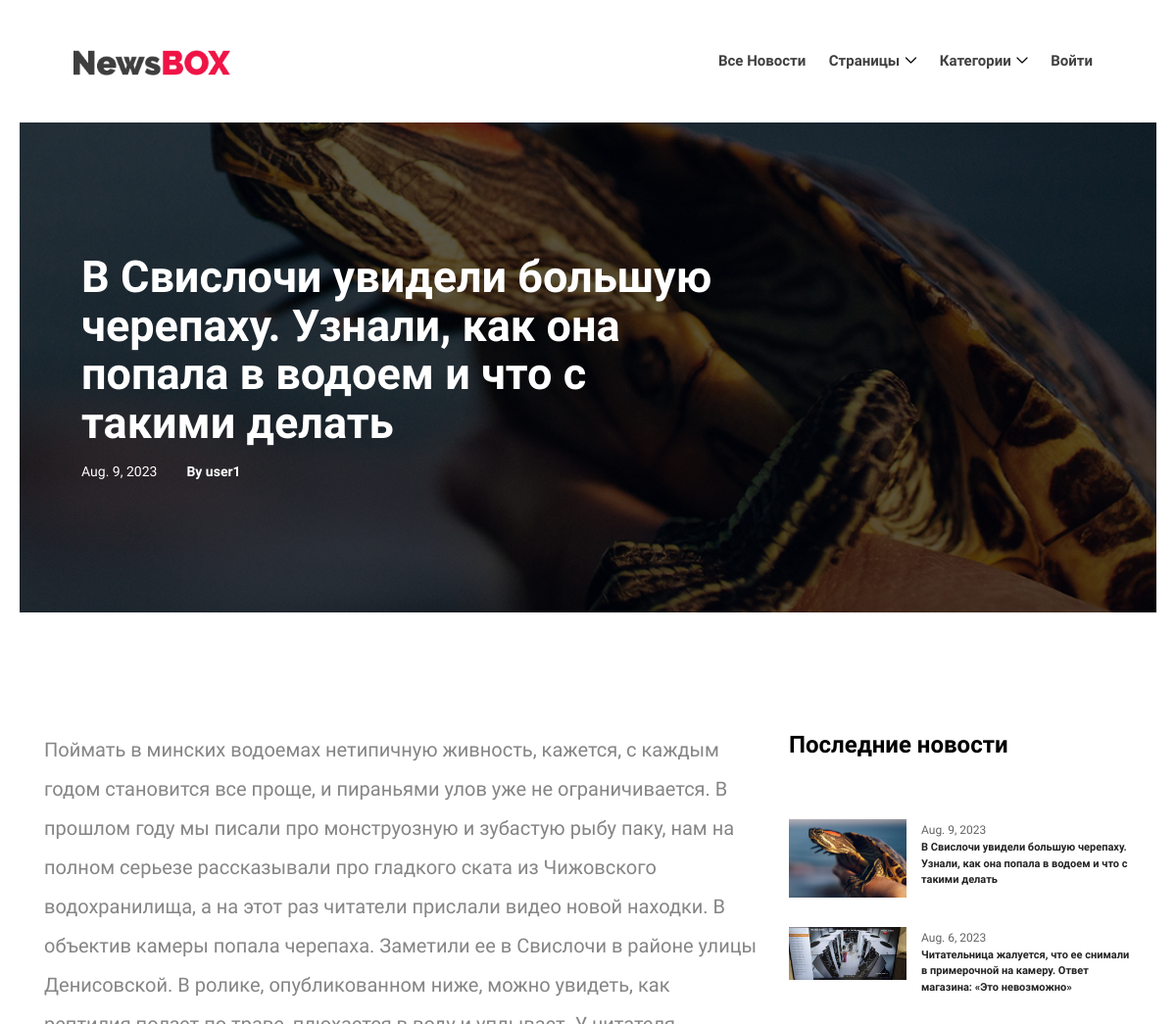
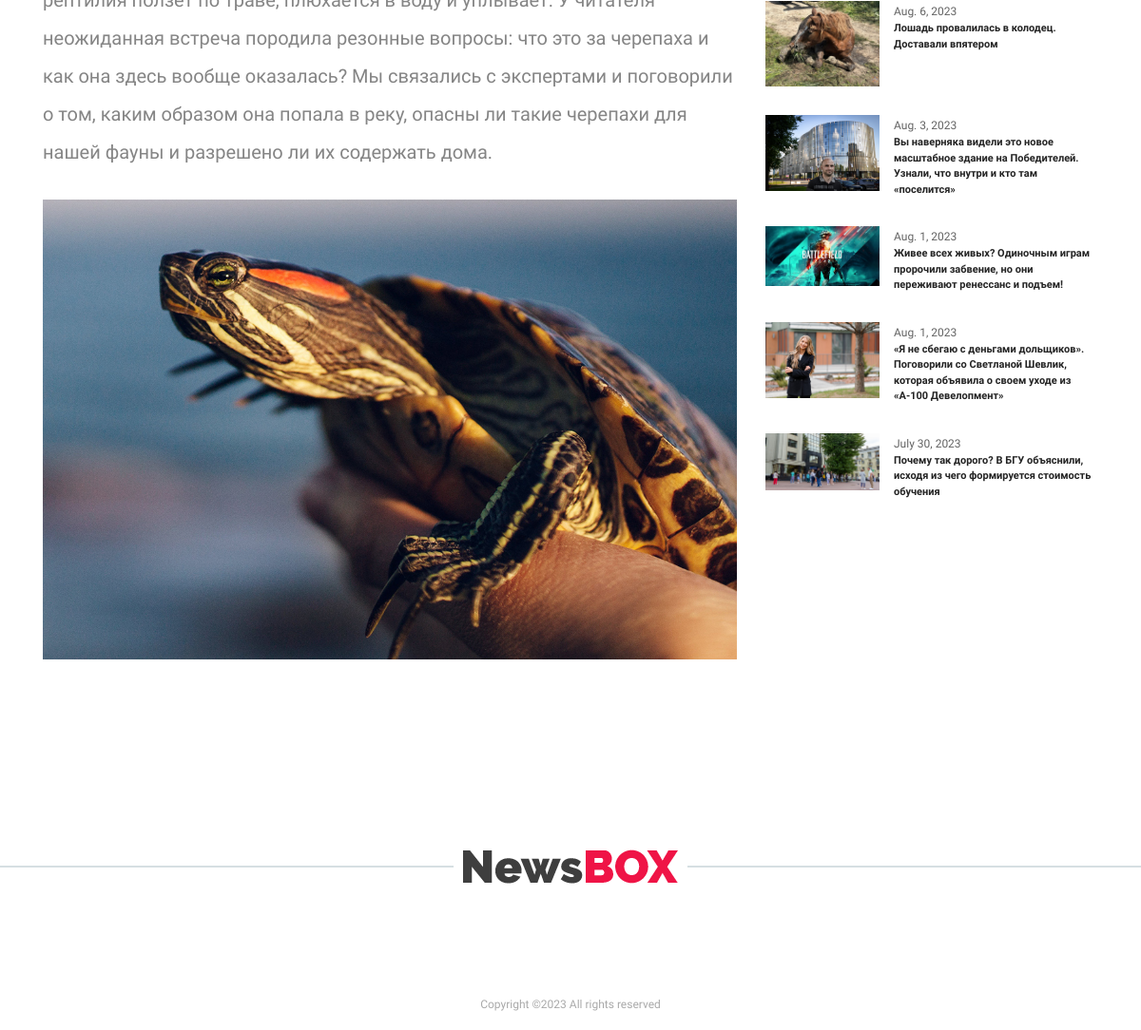
/news/19, run on the app's committed database (2 pictures, top to bottom).
### app/models.py (models this page shows, shortened)
class Post(models.Model):
    author = models.ForeignKey(Author, on_delete=models.CASCADE)
    datetime = models.DateTimeField(auto_now_add=True)
    category = models.ManyToManyField(Category, through='PostCategory', related_name='posts')
    title = models.CharField(max_length=128)
    text = models.TextField()
    rating = models.IntegerField(default=0)
    is_new = models.BooleanField(default=True)
    picture = models.FileField(upload_to='uploads/', blank=True, verbose_name='Загрузить картинку для новости', default='uploads/default.jpg')
    def get_absolute_url(self):
        return reverse('new_detail', args=[str(self.id)])

class Author(models.Model):
    user = models.OneToOneField(User, on_delete=models.CASCADE)
    rating = models.IntegerField(default=0)
    avatar = models.FileField(upload_to='uploads/', blank=True, verbose_name='Загрузить аватарку', default='uploads/ava_default.png')
    def __str__(self):
        return self.user.username

### app/views.py (the view)
# urls.py: path('<int:pk>', PostDetail.as_view(), name='new_detail'),
class PostDetail(DetailView):
    model = Post
    template_name = 'single_new.html'
    context_object_name = 'single_post'
    def get_context_data(self, **kwargs):
        context = super().get_context_data(**kwargs)
        context['new_categories'] = list(PostCategory.objects.filter(post_id_id=context['single_post'].id))
        print(f"context['new_categories'] === {context['new_categories']}")
        context['last_news'] = list(Post.objects.order_by('-datetime')[:7])
        context['new_comments'] = list(Comment.objects.order_by('-datetime').filter(post=context['single_post']))
        self.object = self.get_object()
        context['post_author_user'] = self.object.author.user
        return context

### app/context_processors.py (called while the page is built)
def navigate_context(request):
    test = 'Оставь здесь свой отклик'
    context = {
        'vartest': test,
        'current_user': request.user,
        'categories': Category.objects.all(),
    }
    return context

### templates/single_new.html (shortened to what this page needs)
{% extends 'index.html' %}
{% block content %}
    {% if single_post.picture %}
        <div class="post-details-title-area bg-overlay clearfix" style="background-image: url({{ single_post.picture.url }})">
    {% else %}
        <div class="post-details-title-area bg-overlay clearfix" style="background-image: url(/media/uploads/default.jpg)">
    {% endif %}
        <div class="container-fluid h-100">
            <div class="row h-100 align-items-center">
                <div class="col-12 col-lg-8">
                    <div class="post-content">
                        <p class="post-title" style="font-size: 45px">{{ single_post.title }}</p>
                        <div class="d-flex align-items-center">
                            <span class="post-date mr-30">{{ single_post.datetime.date }}</span>
                            <a href="#"><span class="post-date">By {{ single_post.author }}</span></a>
                        </div>
                    </div>
                </div>
            </div>
        </div>
    </div>
    <section class="post-news-area section-padding-100-0 mb-70">
        <div class="container">
            <div class="row justify-content-center">
                <div class="col-12 col-lg-8">
                    <div class="post-details-content mb-100">
                        <p style="font-size: 20px; text-align: left">{{ single_post.text }}</p>
                        {% if single_post.picture %}
                            <img class="mb-30" src="{{ single_post.picture.url }}" alt="картинка новости">
                        {% else %}
                            <img class="mb-30" src="../media/uploads/default.jpg" alt="картинка новости">
                        {% endif %}
                    </div>
                </div>
                <div class="col-12 col-sm-9 col-md-6 col-lg-4">
                    <div class="sidebar-area">
                        {% if last_news %}
                            <div class="single-widget-area news-widget mb-30">
                                <h4>Последние новости</h4>
                                {% for ln in last_news %}
                                    <div class="single-blog-post d-flex style-4 mb-30">
                                        <div class="blog-thumbnail">
                                            {% if ln.picture %}
                                                <a href="{{ ln.get_absolute_url }}"><img src="{{ ln.picture.url }}" alt=""></a>
                                            {% endif %}
                                        </div>
                                        <div class="blog-content">
                                            <span class="post-date">{{ ln.datetime.date }}</span>
                                            <a href="{{ ln.get_absolute_url }}" class="post-title" style="font-size: 11px">{{ ln.title }}</a>
                                        </div>
                                    </div>
                                {% endfor %}
                            </div>
                        {% endif %}
                    </div>
                </div>
            </div>
        </div>
    </section>
{% endblock content %}

### static/style.css (style rules this page uses)
* { margin: 0; padding: 0; }
body { font-family: "Raleway", sans-serif; font-size: 14px; }
h1, h2, h3, h4, h5, h6 { font-family: "Raleway", sans-serif; color: #000000; line-height: 1.3; font-weight: 700; }
p { font-family: "Raleway", sans-serif; color: #858585; font-size: 15px; line-height: 2; font-weight: 400; }
a, a:hover, a:focus { -webkit-transition-duration: 500ms; transition-duration: 500ms; text-decoration: none; outline: 0 solid transparent; color: #000000; font-weight: 600; font-size: 16px; font-family: "Raleway", sans-serif; }
img { height: auto; max-width: 100%; }
.mb-30 { margin-bottom: 30px !important; }
.mb-70 { margin-bottom: 70px !important; }
.mb-100 { margin-bottom: 100px !important; }
.mr-30 { margin-right: 30px !important; }
.section-padding-100-0 { padding-top: 100px; padding-bottom: 0; }
.bg-overlay { position: relative; z-index: 2; background-position: center center; background-size: cover; }
.bg-overlay::after { background-color: rgba(0, 0, 0, 0.35); position: absolute; z-index: -1; top: 0; left: 0; width: 100%; height: 100%; content: ""; }
.single-blog-post { position: relative; z-index: 1; overflow: hidden; -webkit-transition-duration: 500ms; transition-duration: 500ms; }
.single-blog-post.style-4 .blog-thumbnail { -webkit-box-flex: 0; -ms-flex: 0 0 120px; flex: 0 0 120px; max-width: 120px; width: 120px; margin-right: 15px; }
.single-blog-post.style-4 .blog-thumbnail img { width: 100%; }
.single-blog-post.style-4 .blog-content { position: relative; z-index: 1; }
.single-blog-post.style-4 .blog-content .post-date { font-size: 12px; color: #636363; margin-bottom: 5px; -webkit-transition-duration: 500ms; transition-duration: 500ms; }
.single-blog-post.style-4 .blog-content .post-title { display: block; font-weight: 600; font-size: 16px; margin-bottom: 0; color: #232323; -webkit-transition-duration: 500ms; transition-duration: 500ms; }
.sidebar-area { position: relative; z-index: 1; }
.single-widget-area { position: relative; z-index: 1; }
.single-widget-area.news-widget h4 { margin-bottom: 60px; }
.post-details-title-area { position: relative; z-index: 1; height: 500px; padding: 35px 4%; background-color: #f0f4f8; margin: 0 20px 20px; }
.post-details-title-area.bg-overlay::after { background-color: rgba(0, 0, 0, 0.65); }
.post-details-title-area .post-content .post-title { display: block; color: #ffffff; font-size: 72px; line-height: 1.1; margin-bottom: 15px; font-weight: 700; }
.post-details-title-area .post-content p { color: #ffffff; font-size: 15px; }
.post-details-title-area .post-content .post-date { display: block; font-size: 14px; color: #ffffff; }
.post-details-content { position: relative; z-index: 1; }
.post-details-content p { margin-bottom: 30px; }

### static/css/classy-nav.css (style rules this page uses)
* { margin: 0; padding: 0; }
body { font-family: "Roboto", sans-serif; }
img { height: auto; max-width: 100%; }
.justify-content-center { -webkit-box-pack: center; -ms-flex-pack: center; justify-content: center; }

### data on the page
Post: picture (picture), title "В Свислочи увидели большую черепаху. Узнали, как она попала в водоем и что с такими делать", datetime "Aug. 9, 2023", author "user1", text "Поймать в минских водоемах нетипичную живность, кажется, с каждым годом становится все проще, и пираньями улов уже не ограничивается. В прошлом году мы писали про монструозную и зубастую рыбу паку, нам на полном серьезе рассказывали про гладкого ската из Чижовского водохранилища, а на этот раз читатели прислали видео новой находки. В объектив камеры попала черепаха. Заметили ее в Свислочи в районе улицы Денисовской. В ролике, опубликованном ниже, можно увидеть, как рептилия ползет по траве, плюхается в воду и уплывает. У читателя неожиданная встреча породила резонные вопросы: что это за черепаха и как она здесь вообще оказалась? Мы связались с экспертами и поговорили о том, каким образом…"
Post: picture (picture), datetime "Aug. 6, 2023", title "Читательница жалуется, что ее снимали в примерочной на камеру. Ответ магазина: «Это невозможно»"
Post: picture (picture), datetime "Aug. 6, 2023", title "Лошадь провалилась в колодец. Доставали впятером"
Post: picture (picture), datetime "Aug. 3, 2023", title "Вы наверняка видели это новое масштабное здание на Победителей. Узнали, что внутри и кто там «поселится»"
Post: picture (picture), datetime "Aug. 1, 2023", title "Живее всех живых? Одиночным играм пророчили забвение, но они переживают ренессанс и подъем!"
Post: picture (picture), datetime "Aug. 1, 2023", title "«Я не сбегаю с деньгами дольщиков». Поговорили со Светланой Шевлик, которая объявила о своем уходе из «А-100 Девелопмент»"
Post: picture (picture), datetime "July 30, 2023", title "Почему так дорого? В БГУ объяснили, исходя из чего формируется стоимость обучения"
